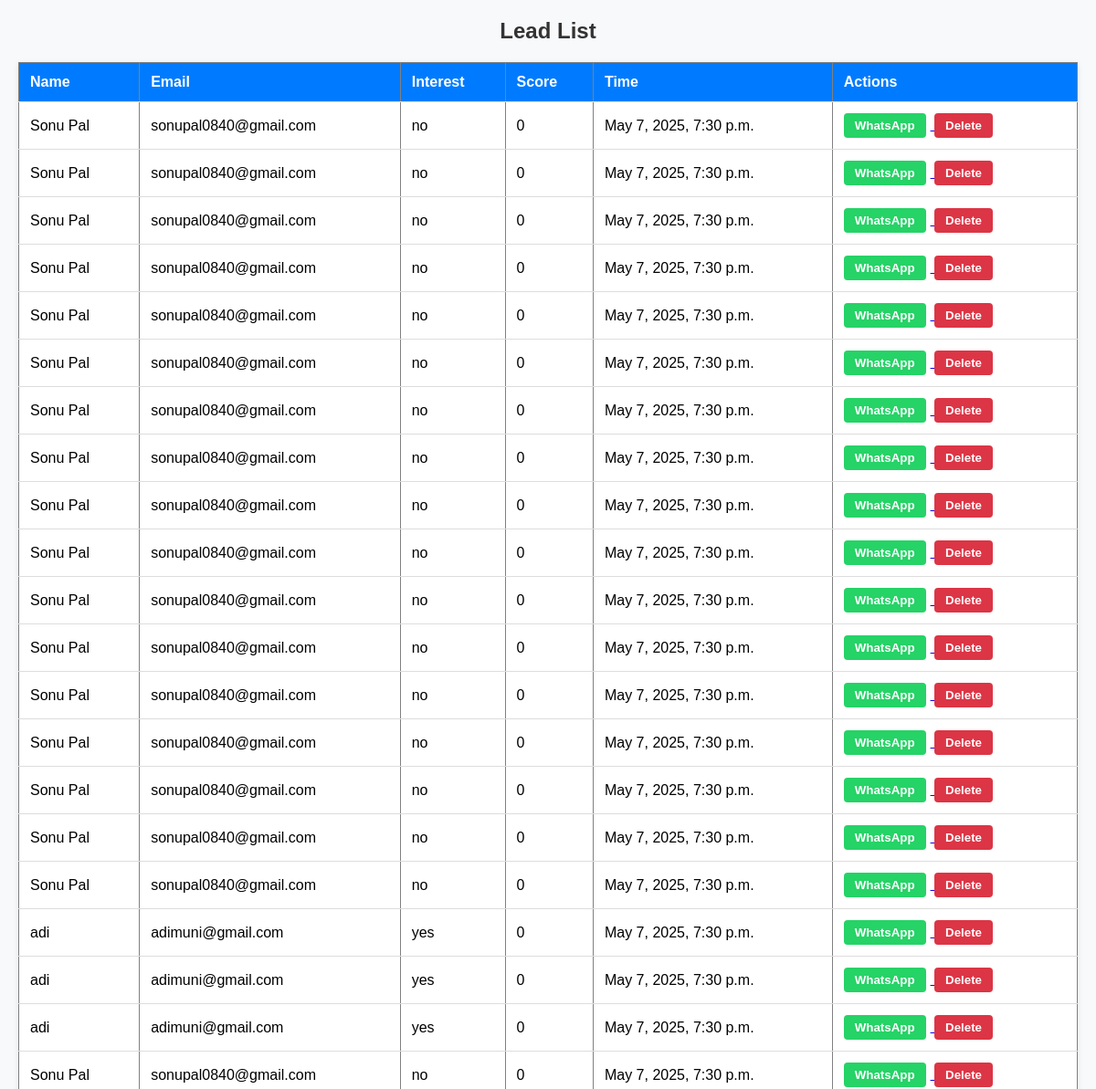
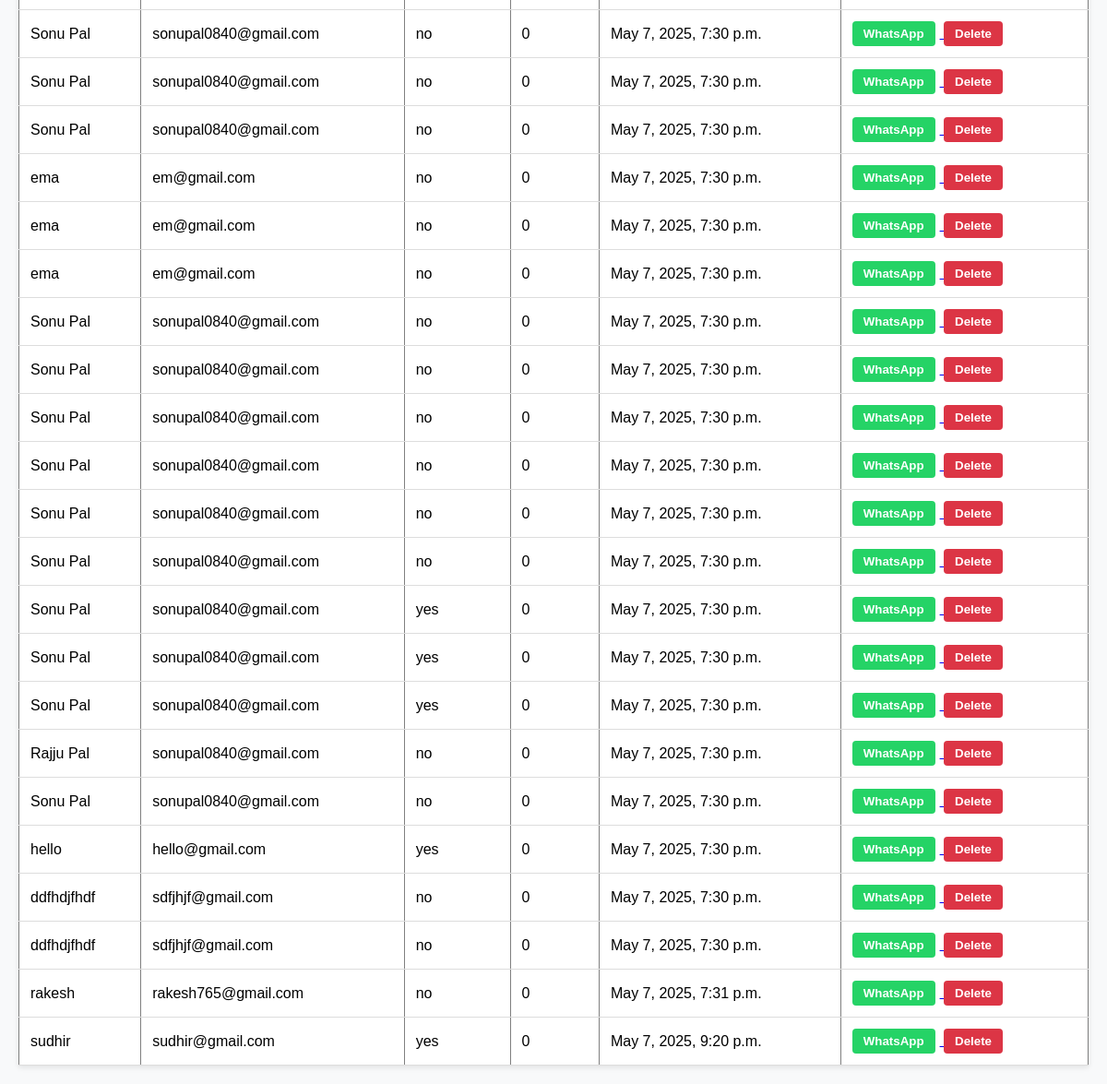
Screenshot of /leads/ with the database file from the repository (2 pictures, top to bottom).
### leads/models.py (models this page shows, shortened)
class Lead(models.Model):
    name = models.CharField(max_length=100)
    email = models.EmailField()
    phone = models.CharField(max_length=15)
    interest = models.CharField(max_length=100)
    score = models.IntegerField(default=0)
    segment = models.CharField(max_length=50, blank=True, null=True)
    timestamp = models.DateTimeField(default=timezone.now)  # New field

### leads/views.py (the view)
# urls.py: path('leads/', views.lead_list, name='lead_list'),  # added for WhatsApp reply list
def lead_list(request):
    leads = Lead.objects.all()
    search_query = request.GET.get('search', '')
    interest_filter = request.GET.get('interest', '')
    if search_query:
        leads = leads.filter(name__icontains=search_query)
    if interest_filter:
        leads = leads.filter(interest=interest_filter)
    return render(request, 'lead_list.html', {'leads': leads})

### templates/lead_list.html (shortened to what this page needs)
{% load static %}
<!DOCTYPE html>
<html lang="en">
<head>
    <link rel="stylesheet" href="{% static 'css/lead_list.css' %}">
</head>
<body>
    <h2>Lead List</h2>
    <table border="1">
        <tr>
            <th>Name</th>
            <th>Email</th>
            <th>Interest</th>
            <th>Score</th>
            <th>Time</th>
            <th>Actions</th>
        </tr>
        {% for lead in leads %}
        <tr>
            <td>{{ lead.name }}</td>
            <td>{{ lead.email }}</td>
            <td>{{ lead.interest }}</td>
            <td>{{ lead.score }}</td>
            <td>{{ lead.timestamp }}</td>
            <td>
                <a href="https://wa.me/91{{ lead.phone|slice:'-10:' }}" target="_blank">
                    <button>WhatsApp</button>
                </a>
                <a href="{% url 'delete_lead' lead.id %}" onclick="return confirm('Are you sure you want to delete this lead?')">
                    <button>Delete</button>
                </a>
            </td>
        </tr>
        {% endfor %}
    </table>
</body>
</html>

### static/css/lead_list.css (style rules this page uses)
body { font-family: Arial, sans-serif; margin: 20px; background-color: #f8f9fa; }
h2 { text-align: center; color: #333; }
table { width: 100%; border-collapse: collapse; margin-top: 20px; background-color: #fff; box-shadow: 0 2px 6px rgba(0, 0, 0, 0.1); }
th, td { padding: 12px; text-align: left; border-bottom: 1px solid #ddd; }
th { background-color: #007bff; color: white; }
button { padding: 6px 12px; border: none; border-radius: 4px; cursor: pointer; font-weight: bold; }
a button { margin-right: 5px; }
a[href*="wa.me"] button { background-color: #25D366; color: white; }
a[href*="delete"] button { background-color: #dc3545; color: white; }

### rows the page displays
Lead: name "Sonu Pal", email "sonupal0840@gmail.com", interest "no", score "0", timestamp "May 7, 2025, 7:30 p.m."
Lead: name "Sonu Pal", email "sonupal0840@gmail.com", interest "no", score "0", timestamp "May 7, 2025, 7:30 p.m."
Lead: name "Sonu Pal", email "sonupal0840@gmail.com", interest "no", score "0", timestamp "May 7, 2025, 7:30 p.m."
Lead: name "Sonu Pal", email "sonupal0840@gmail.com", interest "no", score "0", timestamp "May 7, 2025, 7:30 p.m."
Lead: name "Sonu Pal", email "sonupal0840@gmail.com", interest "no", score "0", timestamp "May 7, 2025, 7:30 p.m."
Lead: name "Sonu Pal", email "sonupal0840@gmail.com", interest "no", score "0", timestamp "May 7, 2025, 7:30 p.m."
Lead: name "Sonu Pal", email "sonupal0840@gmail.com", interest "no", score "0", timestamp "May 7, 2025, 7:30 p.m."
Lead: name "Sonu Pal", email "sonupal0840@gmail.com", interest "no", score "0", timestamp "May 7, 2025, 7:30 p.m."
Lead: name "Sonu Pal", email "sonupal0840@gmail.com", interest "no", score "0", timestamp "May 7, 2025, 7:30 p.m."
Lead: name "Sonu Pal", email "sonupal0840@gmail.com", interest "no", score "0", timestamp "May 7, 2025, 7:30 p.m."
Lead: name "Sonu Pal", email "sonupal0840@gmail.com", interest "no", score "0", timestamp "May 7, 2025, 7:30 p.m."
Lead: name "Sonu Pal", email "sonupal0840@gmail.com", interest "no", score "0", timestamp "May 7, 2025, 7:30 p.m."
Lead: name "Sonu Pal", email "sonupal0840@gmail.com", interest "no", score "0", timestamp "May 7, 2025, 7:30 p.m."
Lead: name "Sonu Pal", email "sonupal0840@gmail.com", interest "no", score "0", timestamp "May 7, 2025, 7:30 p.m."
Lead: name "Sonu Pal", email "sonupal0840@gmail.com", interest "no", score "0", timestamp "May 7, 2025, 7:30 p.m."
Lead: name "Sonu Pal", email "sonupal0840@gmail.com", interest "no", score "0", timestamp "May 7, 2025, 7:30 p.m."
Lead: name "Sonu Pal", email "sonupal0840@gmail.com", interest "no", score "0", timestamp "May 7, 2025, 7:30 p.m."
Lead: name "adi", email "adimuni@gmail.com", interest "yes", score "0", timestamp "May 7, 2025, 7:30 p.m."
Lead: name "adi", email "adimuni@gmail.com", interest "yes", score "0", timestamp "May 7, 2025, 7:30 p.m."
Lead: name "adi", email "adimuni@gmail.com", interest "yes", score "0", timestamp "May 7, 2025, 7:30 p.m."
Lead: name "Sonu Pal", email "sonupal0840@gmail.com", interest "no", score "0", timestamp "May 7, 2025, 7:30 p.m."
Lead: name "Sonu Pal", email "sonupal0840@gmail.com", interest "no", score "0", timestamp "May 7, 2025, 7:30 p.m."
Lead: name "Sonu Pal", email "sonupal0840@gmail.com", interest "no", score "0", timestamp "May 7, 2025, 7:30 p.m."
Lead: name "Sonu Pal", email "sonupal0840@gmail.com", interest "no", score "0", timestamp "May 7, 2025, 7:30 p.m."
Lead: name "ema", email "em@gmail.com", interest "no", score "0", timestamp "May 7, 2025, 7:30 p.m."
Lead: name "ema", email "em@gmail.com", interest "no", score "0", timestamp "May 7, 2025, 7:30 p.m."
Lead: name "ema", email "em@gmail.com", interest "no", score "0", timestamp "May 7, 2025, 7:30 p.m."
Lead: name "Sonu Pal", email "sonupal0840@gmail.com", interest "no", score "0", timestamp "May 7, 2025, 7:30 p.m."
Lead: name "Sonu Pal", email "sonupal0840@gmail.com", interest "no", score "0", timestamp "May 7, 2025, 7:30 p.m."
Lead: name "Sonu Pal", email "sonupal0840@gmail.com", interest "no", score "0", timestamp "May 7, 2025, 7:30 p.m."
Lead: name "Sonu Pal", email "sonupal0840@gmail.com", interest "no", score "0", timestamp "May 7, 2025, 7:30 p.m."
Lead: name "Sonu Pal", email "sonupal0840@gmail.com", interest "no", score "0", timestamp "May 7, 2025, 7:30 p.m."
Lead: name "Sonu Pal", email "sonupal0840@gmail.com", interest "no", score "0", timestamp "May 7, 2025, 7:30 p.m."
Lead: name "Sonu Pal", email "sonupal0840@gmail.com", interest "yes", score "0", timestamp "May 7, 2025, 7:30 p.m."
Lead: name "Sonu Pal", email "sonupal0840@gmail.com", interest "yes", score "0", timestamp "May 7, 2025, 7:30 p.m."
Lead: name "Sonu Pal", email "sonupal0840@gmail.com", interest "yes", score "0", timestamp "May 7, 2025, 7:30 p.m."
Lead: name "Rajju Pal", email "sonupal0840@gmail.com", interest "no", score "0", timestamp "May 7, 2025, 7:30 p.m."
Lead: name "Sonu Pal", email "sonupal0840@gmail.com", interest "no", score "0", timestamp "May 7, 2025, 7:30 p.m."
Lead: name "hello", email "hello@gmail.com", interest "yes", score "0", timestamp "May 7, 2025, 7:30 p.m."
Lead: name "ddfhdjfhdf", email "sdfjhjf@gmail.com", interest "no", score "0", timestamp "May 7, 2025, 7:30 p.m."
Lead: name "ddfhdjfhdf", email "sdfjhjf@gmail.com", interest "no", score "0", timestamp "May 7, 2025, 7:30 p.m."
Lead: name "rakesh", email "rakesh765@gmail.com", interest "no", score "0", timestamp "May 7, 2025, 7:31 p.m."
Lead: name "sudhir", email "sudhir@gmail.com", interest "yes", score "0", timestamp "May 7, 2025, 9:20 p.m."
